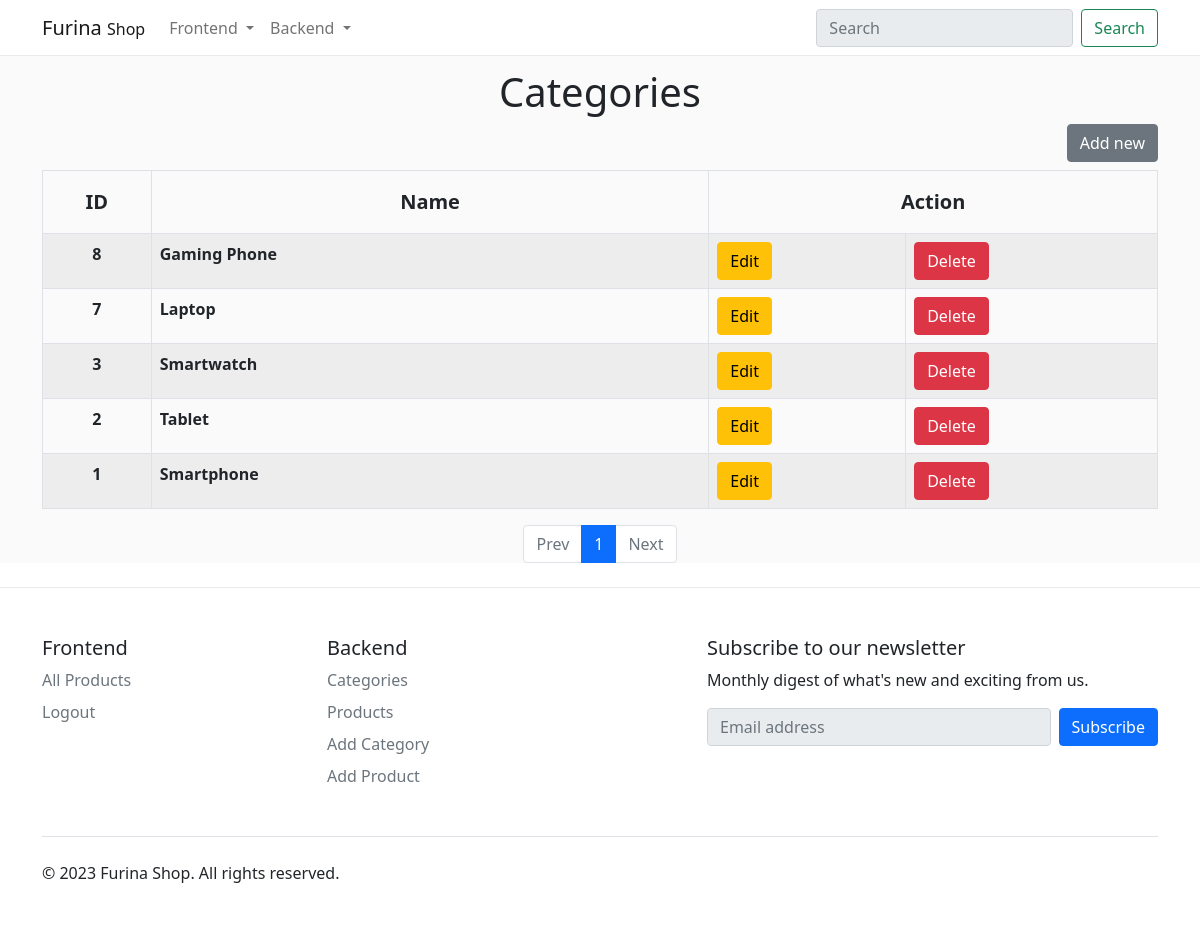
Screenshot of /backend/categories.php (signed in) with the database file from the repository.
### tables this page shows
CREATE TABLE `categories` (
  `id` int(11) NOT NULL,
  `name` varchar(255) NOT NULL
);

### backend/categories.php (the view, shortened to what this page needs)
<!doctype html>
<html lang="en">
<head>
  <link href="https://cdn.jsdelivr.net/npm/bootstrap@5.0.2/dist/css/bootstrap.min.css" rel="stylesheet">
  <link rel="stylesheet" href="../css/style.css">
</head>
<body>
  <?php
  include '../components/header.php';
  ?>
  <main>
    <div class="container">
      <h1 class="text-center">Categories</h1>
      <a href="add-category.php" class="btn btn-secondary mb-2 float-end">Add new</a>
      <table class="table table-bordered table-striped table-hover">
        <thead class="text-center">
          <th scope="col" class="py-3 fs-5">ID</th>
          <th scope="col" class="py-3 fs-5" style="width: 50%;">Name</th>
          <th scope="col" colspan="2" class="py-3 fs-5">Action</th>
        </thead>
        <tbody>
          <?php
          include '../conn.php';
          if (isset($_GET['page']) && is_numeric($_GET['page'])) {
            $currentPage = $_GET['page'];
          } else {
            $currentPage = 1;
          }
          $limit = 12;
          $start = ($currentPage - 1) * $limit;
          $stmt = $conn->prepare("SELECT * FROM `categories` ORDER BY `id` DESC LIMIT $start, $limit");
          $stmt->execute();
          $categories = $stmt->fetchAll(PDO::FETCH_ASSOC);
          foreach ($categories as $category) {
            echo '<tr>
                    <th scope="row" class="text-center">' . $category['id'] . '</th>
                    <th scope="row">' . $category['name'] . '</th>
                    <td><a href="../backend/edit-category.php?id=' . $category['id'] . '" class="btn btn-warning">Edit</a></td>
                    <td><button onclick="confirmDelete(' . $category['id'] . ', \'' . $category['name'] . '\')" type="button" class="btn btn-danger">Delete</button></td>
                  </tr>';
          }
          ?>
        </tbody>
      </table>
      <nav class="mt-3">
        <ul class="pagination justify-content-center">
          <?php
          $currentPagePath = basename(__FILE__);
          if ($currentPage == 1) {
            echo '<li class="page-item disabled"><a class="page-link" href="#">Prev</a></li>';
          } else {
            echo '<li class="page-item"><a class="page-link" href="' . $currentPagePath . '?page=' . $currentPage - 1 . '">Prev</a></li>';
          }
          $stmt = $conn->prepare("SELECT COUNT(*) AS total FROM categories");
          $stmt->execute();
          $result = $stmt->fetch(PDO::FETCH_ASSOC);
          $totalItems = $result['total'];
          $totalPages = ceil($totalItems / $limit);
          for ($i = 1; $i <= $totalPages; $i++) {
            if ($i == $currentPage) {
              echo '<li class="page-item active"><a class="page-link" href="' . $currentPagePath . '?page=' . $i . '">' . $i . '</a></li>';
            } else {
              echo '<li class="page-item"><a class="page-link" href="' . $currentPagePath . '?page=' . $i . '">' . $i . '</a></li>';
            }
          }
          if ($currentPage == $totalPages) {
            echo '<li class="page-item disabled"><a class="page-link" href="#">Next</a></li>';
          } else {
            echo '<li class="page-item"><a class="page-link" href="' . $currentPagePath . '?page=' . $currentPage + 1 . '">Next</a></li>';
          }
          ?>
        </ul>
      </nav>
    </div>
  </main>
  <?php include '../components/footer.php'; ?>
</body>
</html>

### css/style.css (style rules this page uses)
main { min-height: calc(100vh - 364px); padding-top: 68px; background-color: #fafafa; }

### rows the page displays
categories: id "8", name "Gaming Phone"
categories: id "7", name "Laptop"
categories: id "3", name "Smartwatch"
categories: id "2", name "Tablet"
categories: id "1", name "Smartphone"
